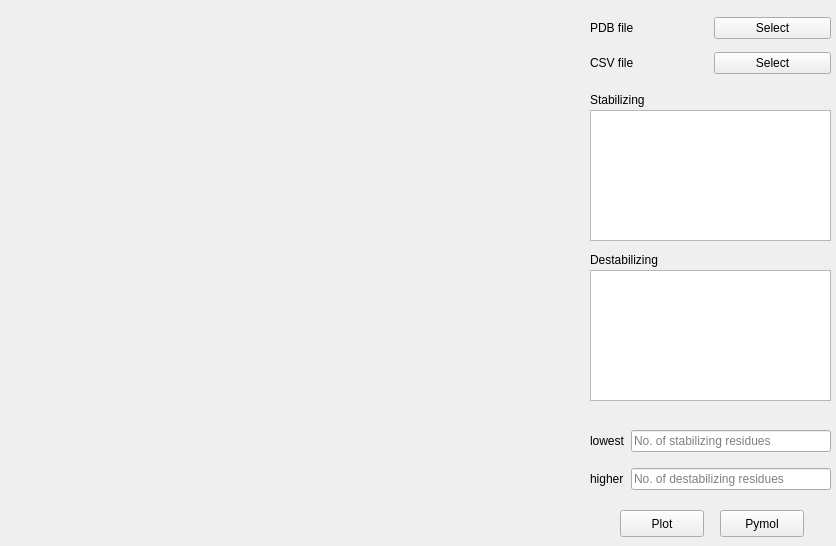
<?xml version="1.0" encoding="UTF-8"?>
<ui version="4.0">
 <class>Form</class>
 <widget class="QWidget" name="Form">
  <property name="geometry">
   <rect>
    <x>0</x>
    <y>0</y>
    <width>836</width>
    <height>546</height>
   </rect>
  </property>
  <property name="windowTitle">
   <string>Reduce results</string>
  </property>
  <widget class="QPlainTextEdit" name="edit_show1">
   <property name="geometry">
    <rect>
     <x>590</x>
     <y>110</y>
     <width>241</width>
     <height>131</height>
    </rect>
   </property>
  </widget>
  <widget class="QWidget" name="verticalLayoutWidget_5">
   <property name="geometry">
    <rect>
     <x>10</x>
     <y>20</y>
     <width>551</width>
     <height>481</height>
    </rect>
   </property>
   <layout class="QVBoxLayout" name="verticalLayout_5"/>
  </widget>
  <widget class="QWidget" name="gridLayoutWidget">
   <property name="geometry">
    <rect>
     <x>590</x>
     <y>10</y>
     <width>241</width>
     <height>71</height>
    </rect>
   </property>
   <layout class="QGridLayout" name="gridLayout">
    <item row="1" column="1">
     <widget class="QPushButton" name="button_csv">
      <property name="text">
       <string>Select</string>
      </property>
     </widget>
    </item>
    <item row="0" column="1">
     <widget class="QPushButton" name="button_pdb">
      <property name="text">
       <string>Select</string>
      </property>
     </widget>
    </item>
    <item row="1" column="0">
     <widget class="QLabel" name="label_2">
      <property name="text">
       <string>CSV file</string>
      </property>
     </widget>
    </item>
    <item row="0" column="0">
     <widget class="QLabel" name="label">
      <property name="text">
       <string>PDB file</string>
      </property>
     </widget>
    </item>
   </layout>
  </widget>
  <widget class="QWidget" name="gridLayoutWidget_2">
   <property name="geometry">
    <rect>
     <x>590</x>
     <y>420</y>
     <width>241</width>
     <height>81</height>
    </rect>
   </property>
   <layout class="QGridLayout" name="gridLayout_2">
    <item row="1" column="2">
     <widget class="QLineEdit" name="edit_higher">
      <property name="placeholderText">
       <string>No. of destabilizing residues</string>
      </property>
     </widget>
    </item>
    <item row="0" column="1">
     <widget class="QLabel" name="label_5">
      <property name="text">
       <string>lowest</string>
      </property>
     </widget>
    </item>
    <item row="0" column="2">
     <widget class="QLineEdit" name="edit_lowest">
      <property name="placeholderText">
       <string>No. of stabilizing residues</string>
      </property>
     </widget>
    </item>
    <item row="1" column="1">
     <widget class="QLabel" name="label_6">
      <property name="text">
       <string>higher</string>
      </property>
     </widget>
    </item>
   </layout>
  </widget>
  <widget class="QPushButton" name="button_pymol">
   <property name="geometry">
    <rect>
     <x>720</x>
     <y>510</y>
     <width>84</width>
     <height>27</height>
    </rect>
   </property>
   <property name="text">
    <string>Pymol</string>
   </property>
  </widget>
  <widget class="QPushButton" name="button_plot">
   <property name="geometry">
    <rect>
     <x>620</x>
     <y>510</y>
     <width>84</width>
     <height>27</height>
    </rect>
   </property>
   <property name="text">
    <string>Plot</string>
   </property>
  </widget>
  <widget class="QPlainTextEdit" name="edit_show2">
   <property name="geometry">
    <rect>
     <x>590</x>
     <y>270</y>
     <width>241</width>
     <height>131</height>
    </rect>
   </property>
  </widget>
  <widget class="QLabel" name="label_7">
   <property name="geometry">
    <rect>
     <x>590</x>
     <y>90</y>
     <width>241</width>
     <height>20</height>
    </rect>
   </property>
   <property name="text">
    <string>Stabilizing</string>
   </property>
  </widget>
  <widget class="QLabel" name="label_8">
   <property name="geometry">
    <rect>
     <x>590</x>
     <y>250</y>
     <width>241</width>
     <height>20</height>
    </rect>
   </property>
   <property name="text">
    <string>Destabilizing</string>
   </property>
  </widget>
 </widget>
 <resources/>
 <connections/>
</ui>
